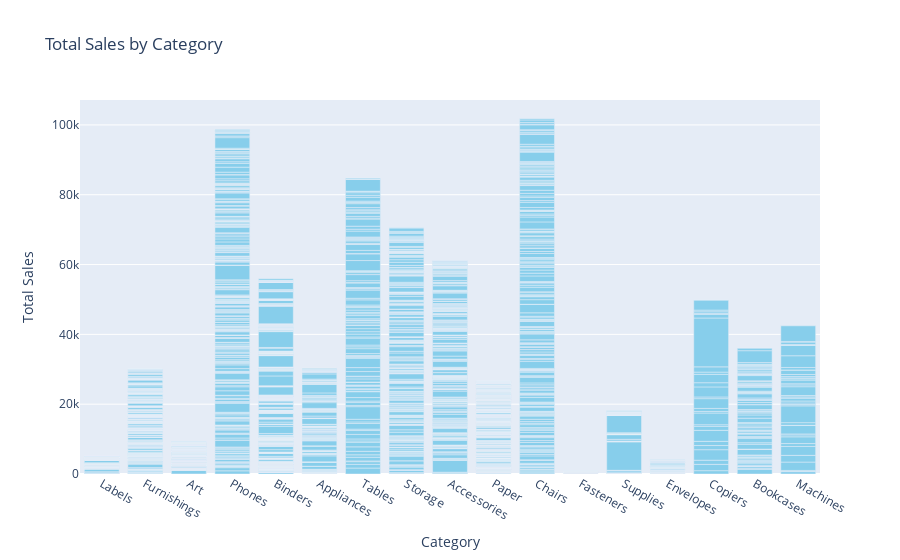

Here is the notebook cell this chart was saved with:
### Code cell
#Bar Chart -Total Sales by Category
total_sales_category = go.Figure(go.Bar(x=df['Category'], y=df['Sales'], name='Total Sales', marker_color='skyblue'))
total_sales_category.update_layout(title='Total Sales by Category', xaxis_title='Category', yaxis_title='Total Sales')
total_sales_category.show()

### Figure 1 — Plotly figure (JSON) as saved in the notebook; plotly's stock layout.template omitted (floating-point values rounded to 4 significant figures; data arrays with more than 128 entries replaced by an {"elided": "..."} marker saying what was removed)
{"data": [{"marker": {"color": "skyblue"}, "name": "Total Sales", "type": "bar", "x": {"elided": "3203 str values"}, "y": {"elided": "3203 float values"}}], "layout": {"title": {"text": "Total Sales by Category"}, "xaxis": {"title": {"text": "Category"}}, "yaxis": {"title": {"text": "Total Sales"}}}}
